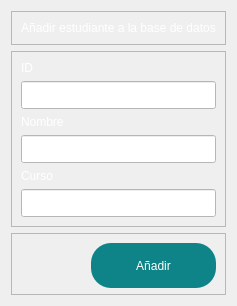
               <widget class="QWidget" name="NUEVO">
                <property name="styleSheet">
                 <string notr="true">QPushButton{
	background-color:rgb(14,131,136);	
	color: #FFFFFF;
	font: 15pt &quot;Gill sanas MT&quot;;
	border-radius:20px
}

QLineEdit{
	font: 8pt &quot;Gill sans MT&quot;;
	background-color: rgb(255,255,255);
	color: #000000;	
	border-bottom: 2px solid rgb(255,255,255)
}

QLabel{
	color: rgb(255,255,255);
	font: 20pt &quot;Gill sans MT&quot;;
}</string>
                </property>
                <layout class="QVBoxLayout" name="verticalLayout">
                 <item>
                  <widget class="QFrame" name="titulo_nuevo_registro_gframe">
                   <property name="maximumSize">
                    <size>
                     <width>16777215</width>
                     <height>50</height>
                    </size>
                   </property>
                   <property name="frameShape">
                    <enum>QFrame::StyledPanel</enum>
                   </property>
                   <property name="frameShadow">
                    <enum>QFrame::Raised</enum>
                   </property>
                   <layout class="QHBoxLayout" name="horizontalLayout_5">
                    <item>
                     <widget class="QLabel" name="titulo_nuevo_registro">
                      <property name="text">
                       <string>Añadir estudiante a la base de datos</string>
                      </property>
                      <property name="alignment">
                       <set>Qt::AlignCenter</set>
                      </property>
                     </widget>
                    </item>
                   </layout>
                  </widget>
                 </item>
                 <item>
                  <widget class="QFrame" name="frame_2">
                   <property name="frameShape">
                    <enum>QFrame::StyledPanel</enum>
                   </property>
                   <property name="frameShadow">
                    <enum>QFrame::Raised</enum>
                   </property>
                   <layout class="QVBoxLayout" name="verticalLayout_8">
                    <item>
                     <widget class="QLabel" name="aadir_id_titulo">
                      <property name="text">
                       <string>ID</string>
                      </property>
                     </widget>
                    </item>
                    <item>
                     <widget class="QLineEdit" name="identrada">
                      <property name="minimumSize">
                       <size>
                        <width>0</width>
                        <height>28</height>
                       </size>
                      </property>
                      <property name="maximumSize">
                       <size>
                        <width>16777215</width>
                        <height>28</height>
                       </size>
                      </property>
                     </widget>
                    </item>
                    <item>
                     <widget class="QLabel" name="aadi_nombre_titulo">
                      <property name="text">
                       <string>Nombre</string>
                      </property>
                     </widget>
                    </item>
                    <item>
                     <widget class="QLineEdit" name="nombreentrada">
                      <property name="minimumSize">
                       <size>
                        <width>0</width>
                        <height>28</height>
                       </size>
                      </property>
                      <property name="maximumSize">
                       <size>
                        <width>16777215</width>
                        <height>28</height>
                       </size>
                      </property>
                     </widget>
                    </item>
                    <item>
                     <widget class="QLabel" name="aadir_curso_titulo">
                      <property name="text">
                       <string>Curso</string>
                      </property>
                     </widget>
                    </item>
                    <item>
                     <widget class="QLineEdit" name="cursoentrada">
                      <property name="minimumSize">
                       <size>
                        <width>0</width>
                        <height>28</height>
                       </size>
                      </property>
                      <property name="maximumSize">
                       <size>
                        <width>16777215</width>
                        <height>28</height>
                       </size>
                      </property>
                     </widget>
                    </item>
                   </layout>
                  </widget>
                 </item>
                 <item>
                  <widget class="QFrame" name="frame_boton_general">
                   <property name="maximumSize">
                    <size>
                     <width>16777215</width>
                     <height>62</height>
                    </size>
                   </property>
                   <property name="frameShape">
                    <enum>QFrame::StyledPanel</enum>
                   </property>
                   <property name="frameShadow">
                    <enum>QFrame::Raised</enum>
                   </property>
                   <layout class="QHBoxLayout" name="horizontalLayout_7">
                    <item>
                     <layout class="QHBoxLayout" name="horizontalLayout_6">
                      <item>
                       <spacer name="horizontalSpacer_2">
                        <property name="orientation">
                         <enum>Qt::Horizontal</enum>
                        </property>
                        <property name="sizeHint" stdset="0">
                         <size>
                          <width>40</width>
                          <height>20</height>
                         </size>
                        </property>
                       </spacer>
                      </item>
                      <item>
                       <widget class="QPushButton" name="boton_aadir">
                        <property name="minimumSize">
                         <size>
                          <width>125</width>
                          <height>45</height>
                         </size>
                        </property>
                        <property name="maximumSize">
                         <size>
                          <width>125</width>
                          <height>45</height>
                         </size>
                        </property>
                        <property name="text">
                         <string>Añadir</string>
                        </property>
                       </widget>
                      </item>
                     </layout>
                    </item>
                   </layout>
                  </widget>
                 </item>
                </layout>
               </widget>
